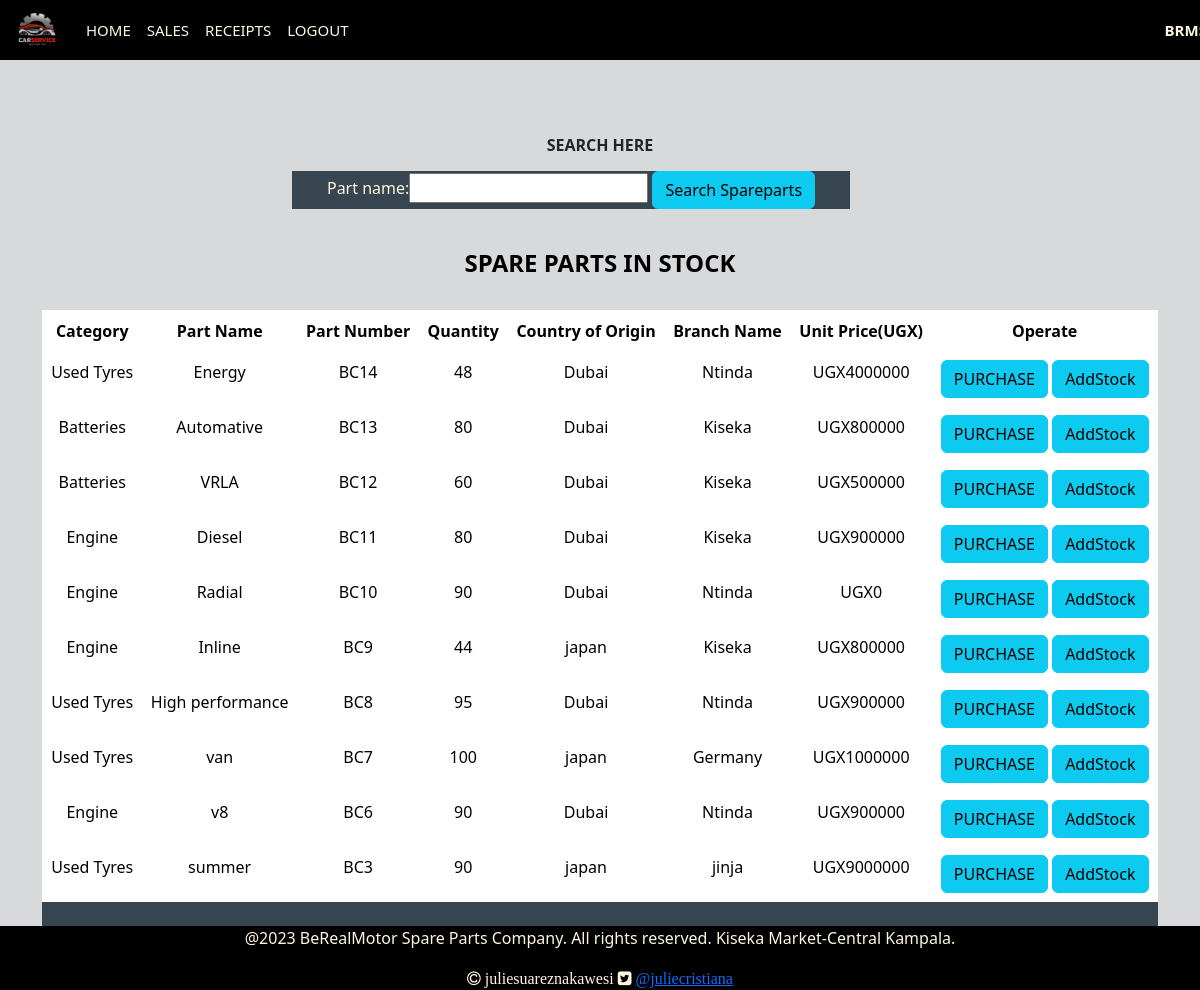
Page /home (signed in) on the earlier database version.
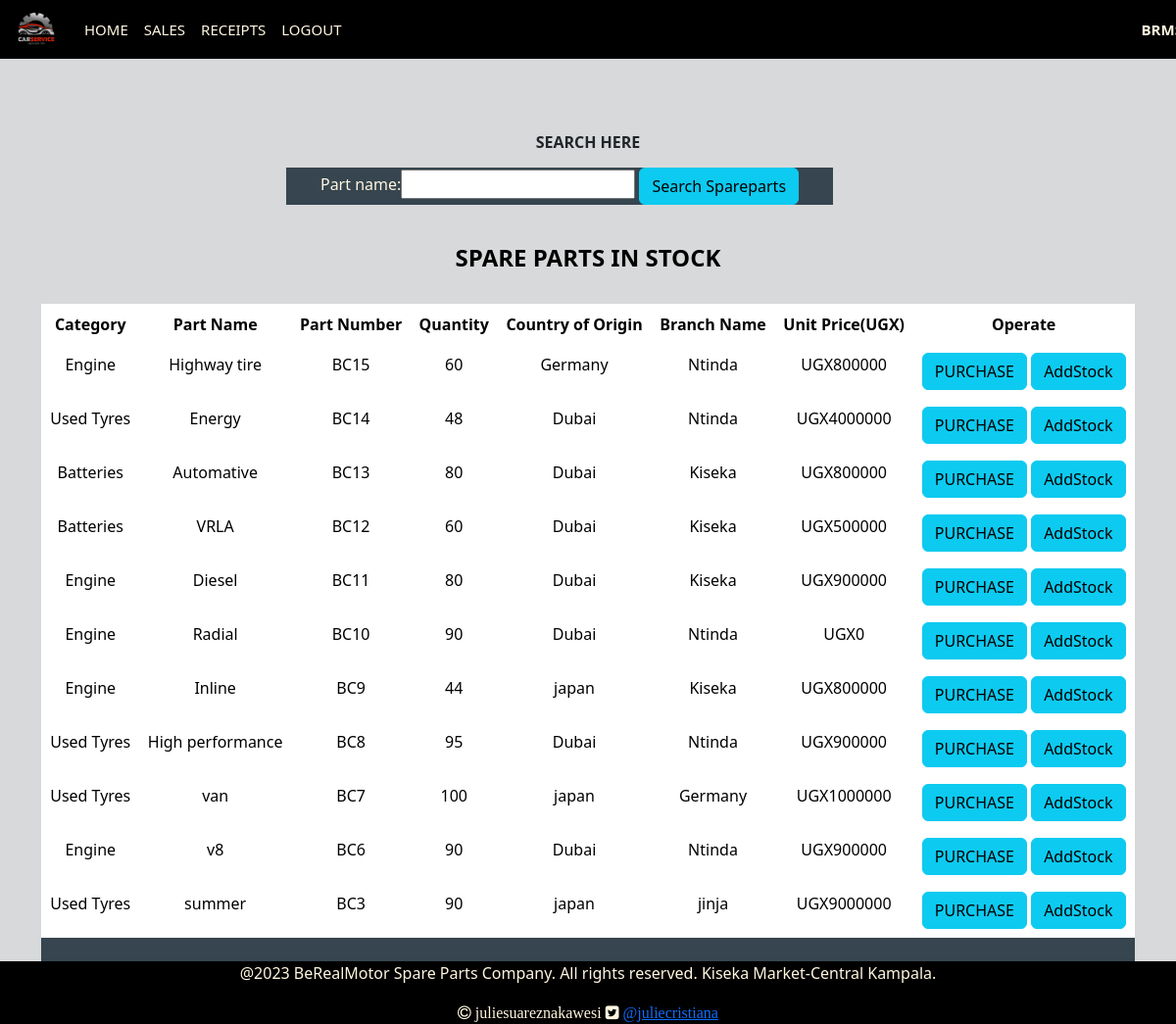
Same page on the later database version.
### StockApp/models.py (models this page shows, shortened)
class SparePart(models.Model):
    Category_name = models.ForeignKey(Category,on_delete=models.CASCADE,null=False,blank=False)
    date_of_arrival = models.DateField(default=timezone.now)
    part_name = models.CharField(max_length=50,null=False,blank=False)
    country_of_origin = models.CharField(max_length=50,null=False,blank=False)
    total_quantity = models.IntegerField(default=0,null=False,blank=False,validators=[MinValueValidator(1)])
    issued_quantity = models.IntegerField(default=0,null=False,blank=False)
    received_quantity = models.IntegerField(default=0,null=False,blank=False)
    unit_price = models.IntegerField(default=0,null=False,blank=False)
    branch_name = models.CharField(max_length=50,null=False,blank=False)

class Category(models.Model):# created a table called category
    name = models.CharField(max_length=50,null=False,blank=False,unique=True)
    def __str__(self): #describes how this class category will be referred to as its name.
        return self.name

### StockApp/views.py (the view)
# urls.py: 2. Add a URL to urlpatterns:  path('', views.home, name='home')
@login_required
def home(request):
    products = SparePart.objects.all().order_by('-id')
    product_filters = ProductFilter(request.GET,queryset = products)
    products = product_filters.qs
    return render(request,'ProjectWork/home.html',{'products': products, 'product_filters':product_filters})

### templates/ProjectWork/home.html (shortened to what this page needs)
{% extends 'ProjectWork/base.html'%} {% block content%}
<br></br>
<div class = "container">
  <br>
  <h6 style="text-align: center; font-weight: bolder;">SEARCH HERE</h6>
  <div class="card-body" style="background-color: #36454F; width: 50%; margin-left: 250px;">
    <p>
      <div class = "container" style="text-align: center; color:  #FFF6E0;">
        <form action = "" method = "GET" style="width: 500px;">
          {{product_filters.form}}
          <input type = "submit" value = "Search Spareparts" class="btn btn-info btn"/>
        </form>
      </div>
    </p>
  </div>
  <br>
  <h4 class= "text-center" style="color: black; font-weight: bolder;">SPARE PARTS IN STOCK</h4>
  <br>
  <div class="card-body" style="background-color: #36454F;">
  <table class="table" style="border: 1px solid white;">
    <thead class="thead-dark" style="color:  black; text-align: center; border: 1px solid black; background-color: #FFF6E0;">
      <tr>
        <th scope="col">Category</th>
        <th scope="col">Part Name</th>
        <th scope="col">Part Number</th>
        <th scope="col">Quantity</th>
        <th scope="col">Country of Origin</th>
        <th scope="col">Branch Name</th>
        <th scope="col">Unit Price(UGX)</th>
        <th scope = "col">Operate</th>
      </tr>
    </thead>
    {% for product in products %}
    <tbody style="color:  #FFF6E0;  text-align: center; border: 1px solid;">
      <tr>
        <td>{{product.Category_name}}</td>
        <td>{{product.part_name}}</td>
        <td>BC{{product.id}}</td>
        <td>{{product.total_quantity}}</td>
        <td>{{product.country_of_origin}}</td>
        <td>{{product.branch_name}}</td>
        <td>UGX{{product.unit_price}}</td>
        <td><a href="{% url 'product_detail' product.id %}">
        <input type="submit" value="PURCHASE" class="btn btn-info btn" type="button" /></a>
        <a href="{% url 'add_to_stock' product.id %}" ><input type= "submit" value="AddStock" class="btn btn-info" type="button"/></a>
      </td>
      </tr>
    </tbody>
    {% endfor %}
  </table>
  <br>
  </div>
</div>
<br>
{% endblock%}

Differences in the rows shown:
added SparePart: Category_name "Engine", part_name "Highway tire", id "15", total_quantity "60", country_of_origin "Germany", branch_name "Ntinda", unit_price "800000"
